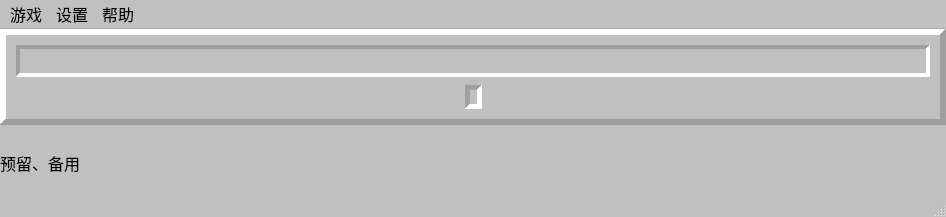
<?xml version="1.0" encoding="UTF-8"?>
<ui version="4.0">
 <class>MainWindow</class>
 <widget class="QMainWindow" name="MainWindow">
  <property name="geometry">
   <rect>
    <x>0</x>
    <y>0</y>
    <width>946</width>
    <height>217</height>
   </rect>
  </property>
  <property name="sizePolicy">
   <sizepolicy hsizetype="Preferred" vsizetype="Preferred">
    <horstretch>0</horstretch>
    <verstretch>0</verstretch>
   </sizepolicy>
  </property>
  <property name="sizeIncrement">
   <size>
    <width>0</width>
    <height>0</height>
   </size>
  </property>
  <property name="palette">
   <palette>
    <active>
     <colorrole role="Base">
      <brush brushstyle="SolidPattern">
       <color alpha="255">
        <red>255</red>
        <green>255</green>
        <blue>255</blue>
       </color>
      </brush>
     </colorrole>
     <colorrole role="Window">
      <brush brushstyle="SolidPattern">
       <color alpha="255">
        <red>192</red>
        <green>192</green>
        <blue>192</blue>
       </color>
      </brush>
     </colorrole>
    </active>
    <inactive>
     <colorrole role="Base">
      <brush brushstyle="SolidPattern">
       <color alpha="255">
        <red>255</red>
        <green>255</green>
        <blue>255</blue>
       </color>
      </brush>
     </colorrole>
     <colorrole role="Window">
      <brush brushstyle="SolidPattern">
       <color alpha="255">
        <red>192</red>
        <green>192</green>
        <blue>192</blue>
       </color>
      </brush>
     </colorrole>
    </inactive>
    <disabled>
     <colorrole role="Base">
      <brush brushstyle="SolidPattern">
       <color alpha="255">
        <red>192</red>
        <green>192</green>
        <blue>192</blue>
       </color>
      </brush>
     </colorrole>
     <colorrole role="Window">
      <brush brushstyle="SolidPattern">
       <color alpha="255">
        <red>192</red>
        <green>192</green>
        <blue>192</blue>
       </color>
      </brush>
     </colorrole>
    </disabled>
   </palette>
  </property>
  <property name="windowTitle">
   <string>MainWindow</string>
  </property>
  <property name="autoFillBackground">
   <bool>false</bool>
  </property>
  <property name="styleSheet">
   <string notr="true"/>
  </property>
  <property name="tabShape">
   <enum>QTabWidget::Rounded</enum>
  </property>
  <widget class="QWidget" name="centralwidget">
   <property name="autoFillBackground">
    <bool>false</bool>
   </property>
   <property name="styleSheet">
    <string notr="true"/>
   </property>
   <layout class="QVBoxLayout" name="verticalLayout_2">
    <property name="leftMargin">
     <number>0</number>
    </property>
    <property name="topMargin">
     <number>0</number>
    </property>
    <property name="rightMargin">
     <number>0</number>
    </property>
    <property name="bottomMargin">
     <number>0</number>
    </property>
    <item>
     <widget class="QFrame" name="frame_1">
      <property name="enabled">
       <bool>true</bool>
      </property>
      <property name="frameShape">
       <enum>QFrame::Panel</enum>
      </property>
      <property name="frameShadow">
       <enum>QFrame::Raised</enum>
      </property>
      <property name="lineWidth">
       <number>6</number>
      </property>
      <property name="midLineWidth">
       <number>0</number>
      </property>
      <layout class="QVBoxLayout" name="verticalLayout">
       <property name="spacing">
        <number>8</number>
       </property>
       <property name="sizeConstraint">
        <enum>QLayout::SetDefaultConstraint</enum>
       </property>
       <property name="leftMargin">
        <number>10</number>
       </property>
       <property name="topMargin">
        <number>10</number>
       </property>
       <property name="rightMargin">
        <number>10</number>
       </property>
       <property name="bottomMargin">
        <number>10</number>
       </property>
       <item>
        <widget class="QFrame" name="MinenumTimeWigdet">
         <property name="minimumSize">
          <size>
           <width>0</width>
           <height>0</height>
          </size>
         </property>
         <property name="styleSheet">
          <string notr="true"/>
         </property>
         <property name="frameShape">
          <enum>QFrame::Panel</enum>
         </property>
         <property name="frameShadow">
          <enum>QFrame::Sunken</enum>
         </property>
         <property name="lineWidth">
          <number>4</number>
         </property>
         <property name="midLineWidth">
          <number>0</number>
         </property>
         <layout class="QHBoxLayout" name="horizontalLayout">
          <property name="spacing">
           <number>0</number>
          </property>
          <property name="sizeConstraint">
           <enum>QLayout::SetDefaultConstraint</enum>
          </property>
          <property name="leftMargin">
           <number>5</number>
          </property>
          <property name="topMargin">
           <number>5</number>
          </property>
          <property name="rightMargin">
           <number>5</number>
          </property>
          <property name="bottomMargin">
           <number>5</number>
          </property>
          <item>
           <layout class="QHBoxLayout" name="horizontalLayout_3">
            <property name="spacing">
             <number>0</number>
            </property>
            <property name="sizeConstraint">
             <enum>QLayout::SetDefaultConstraint</enum>
            </property>
            <item alignment="Qt::AlignHCenter|Qt::AlignVCenter">
             <widget class="QLabel" name="label_11">
              <property name="sizePolicy">
               <sizepolicy hsizetype="Preferred" vsizetype="Preferred">
                <horstretch>0</horstretch>
                <verstretch>0</verstretch>
               </sizepolicy>
              </property>
              <property name="minimumSize">
               <size>
                <width>0</width>
                <height>0</height>
               </size>
              </property>
              <property name="maximumSize">
               <size>
                <width>16777215</width>
                <height>16777215</height>
               </size>
              </property>
              <property name="autoFillBackground">
               <bool>false</bool>
              </property>
              <property name="text">
               <string/>
              </property>
              <property name="pixmap">
               <pixmap>media/test.png</pixmap>
              </property>
              <property name="scaledContents">
               <bool>false</bool>
              </property>
              <property name="alignment">
               <set>Qt::AlignLeading|Qt::AlignLeft|Qt::AlignVCenter</set>
              </property>
             </widget>
            </item>
            <item alignment="Qt::AlignHCenter|Qt::AlignVCenter">
             <widget class="QLabel" name="label_12">
              <property name="minimumSize">
               <size>
                <width>0</width>
                <height>0</height>
               </size>
              </property>
              <property name="maximumSize">
               <size>
                <width>16777215</width>
                <height>16777215</height>
               </size>
              </property>
              <property name="focusPolicy">
               <enum>Qt::NoFocus</enum>
              </property>
              <property name="contextMenuPolicy">
               <enum>Qt::DefaultContextMenu</enum>
              </property>
              <property name="acceptDrops">
               <bool>false</bool>
              </property>
              <property name="text">
               <string/>
              </property>
              <property name="pixmap">
               <pixmap>media/test.png</pixmap>
              </property>
             </widget>
            </item>
            <item alignment="Qt::AlignVCenter">
             <widget class="QLabel" name="label_13">
              <property name="text">
               <string/>
              </property>
              <property name="pixmap">
               <pixmap>media/test.png</pixmap>
              </property>
             </widget>
            </item>
           </layout>
          </item>
          <item>
           <spacer name="horizontalSpacer">
            <property name="orientation">
             <enum>Qt::Horizontal</enum>
            </property>
            <property name="sizeHint" stdset="0">
             <size>
              <width>40</width>
              <height>0</height>
             </size>
            </property>
           </spacer>
          </item>
          <item alignment="Qt::AlignHCenter|Qt::AlignVCenter">
           <widget class="QLabel" name="label_2">
            <property name="sizePolicy">
             <sizepolicy hsizetype="Preferred" vsizetype="Preferred">
              <horstretch>0</horstretch>
              <verstretch>0</verstretch>
             </sizepolicy>
            </property>
            <property name="minimumSize">
             <size>
              <width>0</width>
              <height>0</height>
             </size>
            </property>
            <property name="lineWidth">
             <number>0</number>
            </property>
            <property name="text">
             <string/>
            </property>
            <property name="pixmap">
             <pixmap>media/f0.png</pixmap>
            </property>
           </widget>
          </item>
          <item>
           <spacer name="horizontalSpacer_2">
            <property name="orientation">
             <enum>Qt::Horizontal</enum>
            </property>
            <property name="sizeHint" stdset="0">
             <size>
              <width>40</width>
              <height>0</height>
             </size>
            </property>
           </spacer>
          </item>
          <item>
           <layout class="QHBoxLayout" name="horizontalLayout_4">
            <property name="spacing">
             <number>0</number>
            </property>
            <property name="sizeConstraint">
             <enum>QLayout::SetDefaultConstraint</enum>
            </property>
            <item alignment="Qt::AlignHCenter|Qt::AlignVCenter">
             <widget class="QLabel" name="label_31">
              <property name="text">
               <string/>
              </property>
              <property name="pixmap">
               <pixmap>media/test.png</pixmap>
              </property>
             </widget>
            </item>
            <item alignment="Qt::AlignHCenter|Qt::AlignVCenter">
             <widget class="QLabel" name="label_32">
              <property name="lineWidth">
               <number>1</number>
              </property>
              <property name="text">
               <string/>
              </property>
              <property name="pixmap">
               <pixmap>media/test.png</pixmap>
              </property>
             </widget>
            </item>
            <item alignment="Qt::AlignHCenter|Qt::AlignVCenter">
             <widget class="QLabel" name="label_33">
              <property name="sizePolicy">
               <sizepolicy hsizetype="Preferred" vsizetype="Preferred">
                <horstretch>0</horstretch>
                <verstretch>0</verstretch>
               </sizepolicy>
              </property>
              <property name="minimumSize">
               <size>
                <width>0</width>
                <height>0</height>
               </size>
              </property>
              <property name="text">
               <string/>
              </property>
              <property name="pixmap">
               <pixmap>media/test.png</pixmap>
              </property>
              <property name="scaledContents">
               <bool>false</bool>
              </property>
              <property name="alignment">
               <set>Qt::AlignBottom|Qt::AlignLeading|Qt::AlignLeft</set>
              </property>
             </widget>
            </item>
           </layout>
          </item>
         </layout>
        </widget>
       </item>
       <item>
        <layout class="QHBoxLayout" name="horizontalLayout_2">
         <property name="topMargin">
          <number>0</number>
         </property>
         <item>
          <spacer name="horizontalSpacer_3">
           <property name="orientation">
            <enum>Qt::Horizontal</enum>
           </property>
           <property name="sizeHint" stdset="0">
            <size>
             <width>40</width>
             <height>20</height>
            </size>
           </property>
          </spacer>
         </item>
         <item>
          <widget class="QFrame" name="centralboard">
           <property name="frameShape">
            <enum>QFrame::Panel</enum>
           </property>
           <property name="frameShadow">
            <enum>QFrame::Sunken</enum>
           </property>
           <property name="lineWidth">
            <number>5</number>
           </property>
           <layout class="QGridLayout" name="gridLayout">
            <property name="leftMargin">
             <number>0</number>
            </property>
            <property name="topMargin">
             <number>0</number>
            </property>
            <property name="rightMargin">
             <number>0</number>
            </property>
            <property name="bottomMargin">
             <number>0</number>
            </property>
            <property name="spacing">
             <number>0</number>
            </property>
            <item row="0" column="0">
             <widget class="QLabel" name="label">
              <property name="text">
               <string/>
              </property>
             </widget>
            </item>
           </layout>
          </widget>
         </item>
         <item>
          <spacer name="horizontalSpacer_4">
           <property name="orientation">
            <enum>Qt::Horizontal</enum>
           </property>
           <property name="sizeHint" stdset="0">
            <size>
             <width>40</width>
             <height>20</height>
            </size>
           </property>
          </spacer>
         </item>
        </layout>
       </item>
      </layout>
     </widget>
    </item>
    <item>
     <widget class="QLabel" name="label_info">
      <property name="font">
       <font>
        <family>Arial</family>
        <pointsize>12</pointsize>
       </font>
      </property>
      <property name="frameShape">
       <enum>QFrame::NoFrame</enum>
      </property>
      <property name="frameShadow">
       <enum>QFrame::Plain</enum>
      </property>
      <property name="text">
       <string>预留、备用</string>
      </property>
     </widget>
    </item>
   </layout>
  </widget>
  <widget class="QMenuBar" name="menubar">
   <property name="geometry">
    <rect>
     <x>0</x>
     <y>0</y>
     <width>946</width>
     <height>32</height>
    </rect>
   </property>
   <property name="font">
    <font>
     <pointsize>12</pointsize>
    </font>
   </property>
   <widget class="QMenu" name="menu">
    <property name="font">
     <font>
      <pointsize>9</pointsize>
     </font>
    </property>
    <property name="title">
     <string>游戏</string>
    </property>
    <addaction name="actionnew_game"/>
    <addaction name="separator"/>
    <addaction name="actionchu_ji"/>
    <addaction name="actionzhogn_ji"/>
    <addaction name="actiongao_ji"/>
    <addaction name="actionzi_ding_yi"/>
    <addaction name="separator"/>
    <addaction name="actiontui_chu"/>
   </widget>
   <widget class="QMenu" name="menu_2">
    <property name="title">
     <string>设置</string>
    </property>
    <addaction name="actionyouxi_she_zhi"/>
    <addaction name="actionsdf_2"/>
   </widget>
   <widget class="QMenu" name="menu_3">
    <property name="title">
     <string>帮助</string>
    </property>
    <addaction name="actionxis"/>
    <addaction name="actionsdf"/>
    <addaction name="actiongaun_yv"/>
   </widget>
   <addaction name="menu"/>
   <addaction name="menu_2"/>
   <addaction name="menu_3"/>
  </widget>
  <widget class="QStatusBar" name="statusbar"/>
  <action name="actionnew_game">
   <property name="text">
    <string>新游戏</string>
   </property>
   <property name="font">
    <font>
     <family>微软雅黑</family>
     <pointsize>12</pointsize>
    </font>
   </property>
   <property name="shortcut">
    <string>N</string>
   </property>
  </action>
  <action name="actionchu_ji">
   <property name="text">
    <string>初级</string>
   </property>
   <property name="font">
    <font>
     <family>微软雅黑</family>
     <pointsize>12</pointsize>
    </font>
   </property>
   <property name="shortcut">
    <string>B</string>
   </property>
   <property name="shortcutContext">
    <enum>Qt::WindowShortcut</enum>
   </property>
  </action>
  <action name="actionzhogn_ji">
   <property name="text">
    <string>中级</string>
   </property>
   <property name="font">
    <font>
     <family>微软雅黑</family>
     <pointsize>12</pointsize>
    </font>
   </property>
   <property name="shortcut">
    <string>I</string>
   </property>
  </action>
  <action name="actiongao_ji">
   <property name="text">
    <string>高级</string>
   </property>
   <property name="font">
    <font>
     <family>微软雅黑</family>
     <pointsize>12</pointsize>
    </font>
   </property>
   <property name="shortcut">
    <string>E</string>
   </property>
  </action>
  <action name="actionzi_ding_yi">
   <property name="text">
    <string>自定义</string>
   </property>
   <property name="font">
    <font>
     <family>微软雅黑</family>
     <pointsize>12</pointsize>
    </font>
   </property>
   <property name="shortcut">
    <string>C</string>
   </property>
  </action>
  <action name="actiontui_chu">
   <property name="text">
    <string>退出</string>
   </property>
   <property name="font">
    <font>
     <family>微软雅黑</family>
     <pointsize>12</pointsize>
    </font>
   </property>
   <property name="shortcut">
    <string>X</string>
   </property>
  </action>
  <action name="actionyouxi_she_zhi">
   <property name="text">
    <string>游戏设置</string>
   </property>
   <property name="font">
    <font>
     <family>微软雅黑</family>
     <pointsize>12</pointsize>
    </font>
   </property>
   <property name="shortcut">
    <string>S</string>
   </property>
  </action>
  <action name="actiongaun_yv">
   <property name="text">
    <string>关于</string>
   </property>
   <property name="font">
    <font>
     <family>微软雅黑</family>
     <pointsize>12</pointsize>
    </font>
   </property>
   <property name="shortcut">
    <string>A</string>
   </property>
  </action>
  <action name="actionxis">
   <property name="text">
    <string>词典</string>
   </property>
   <property name="font">
    <font>
     <family>微软雅黑</family>
     <pointsize>12</pointsize>
    </font>
   </property>
   <property name="shortcut">
    <string>D</string>
   </property>
  </action>
  <action name="actionsdf">
   <property name="text">
    <string>入门教程</string>
   </property>
   <property name="font">
    <font>
     <family>微软雅黑</family>
     <pointsize>12</pointsize>
    </font>
   </property>
   <property name="shortcut">
    <string>R</string>
   </property>
  </action>
  <action name="actionsdf_2">
   <property name="text">
    <string>其它设置</string>
   </property>
   <property name="font">
    <font>
     <family>微软雅黑</family>
     <pointsize>12</pointsize>
    </font>
   </property>
   <property name="shortcut">
    <string>Z</string>
   </property>
  </action>
 </widget>
 <resources/>
 <connections/>
</ui>
